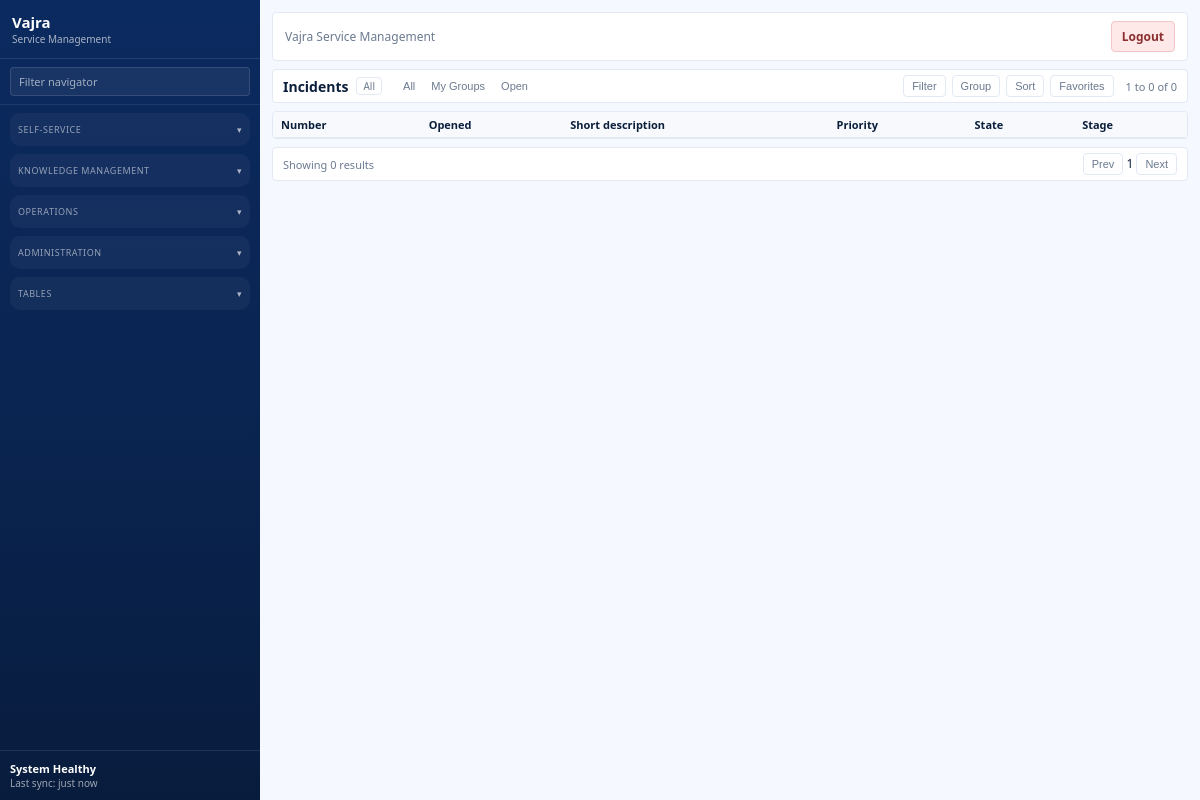
Page /incidents on the earlier database version.
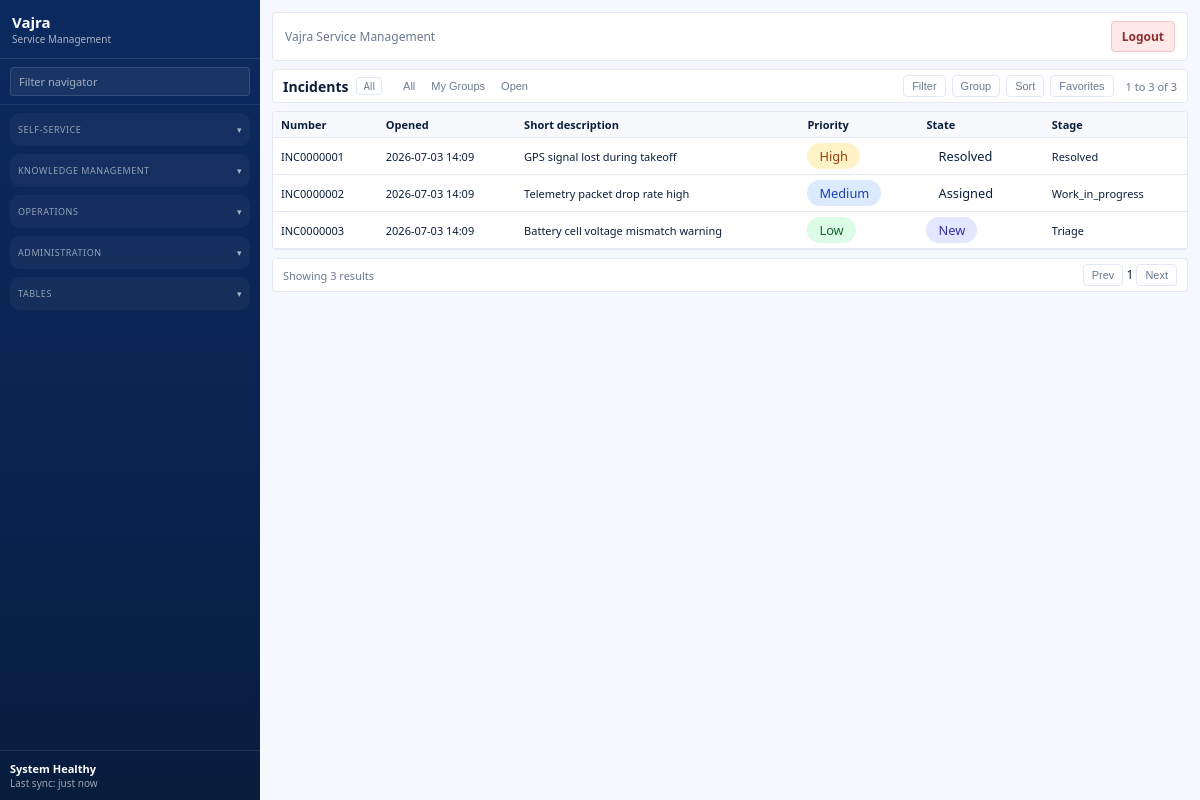
Same page on the later database version.
### models/incident.py (models this page shows)
class Incident(Base):
    __tablename__ = "incidents"
    id = Column(Integer, primary_key=True, index=True)
    title = Column(String(200), nullable=False)
    description = Column(Text, nullable=True)
    status = Column(String(50), nullable=False, default="new")
    priority = Column(String(50), nullable=False, default="medium")
    issue_type = Column(String(100), nullable=True)
    stage = Column(String(50), nullable=False, default="triage")
    created_at = Column(DateTime(timezone=True), server_default=func.now(), nullable=False)
    updated_at = Column(DateTime(timezone=True), onupdate=func.now())

### routers/incidents.py (the view)
@router.get("/incidents")
def incidents_page(request: Request, db: Session = Depends(get_db)):
    incidents = db.query(Incident).order_by(Incident.created_at.desc()).all()
    context = build_template_context(request, incidents=incidents)
    return templates.TemplateResponse(request, "incidents.html", context)

### templates/incidents.html (shortened to what this page needs)
{% extends "base.html" %}
{% block content %}
<section class="list-shell">
  <div class="list-bar">
    <div class="list-title">
      <h1>Incidents</h1>
      <span class="pill">All</span>
      <div class="list-tabs">
        <button class="ghost small">All</button>
        <button class="ghost small">My Groups</button>
        <button class="ghost small">Open</button>
      </div>
    </div>
    <div class="list-controls">
      <div class="list-actions">
        <button class="ghost small">Filter</button>
        <button class="ghost small">Group</button>
        <button class="ghost small">Sort</button>
        <button class="ghost small">Favorites</button>
      </div>
      <span class="list-meta">1 to {{ incidents|length }} of {{ incidents|length }}</span>
    </div>
  </div>
  <div class="list-card">
    <table class="table dense clickable">
      <thead>
        <tr>
          <th>Number</th>
          <th>Opened</th>
          <th>Short description</th>
          <th>Priority</th>
          <th>State</th>
          <th>Stage</th>
        </tr>
      </thead>
      <tbody>
        {% for incident in incidents %}
        <tr onclick="window.location.href='/incidents/{{ incident.id }}';" style="cursor: pointer;">
          <td>INC{{ "%07d" | format(incident.id) }}</td>
          <td>{{ format_utc(incident.created_at, "%Y-%m-%d %H:%M") }}</td>
          <td>{{ incident.title }}</td>
          <td><span class="badge priority-{{ incident.priority }}">{{ incident.priority|capitalize }}</span></td>
          <td><span class="badge status-{{ incident.status }}">{{ incident.status|capitalize }}</span></td>
          <td>{{ incident.stage|capitalize }}</td>
        </tr>
        {% endfor %}
      </tbody>
    </table>
  </div>
  <div class="list-footer">
    <div class="list-meta">Showing {{ incidents|length }} results</div>
    <div class="list-pagination">
      <button class="ghost small">Prev</button>
      <span>1</span>
      <button class="ghost small">Next</button>
    </div>
  </div>
</section>
{% endblock %}

### templates/base.html (shortened to what this page needs)
<!doctype html>
<html lang="en">
  <head>
    <link rel="stylesheet" href="/static/css/styles.css?v=1.1" />
  </head>
  <body class="si-app">
    <aside id="sidebar" class="si-sidebar">
      <div class="si-brand">
        <div>
          <div class="si-brand-name">Vajra</div>
          <div class="si-brand-sub">Service Management</div>
        </div>
      </div>
      <div class="si-filter">
        <input type="search" placeholder="Filter navigator" />
      </div>
      <nav class="si-nav">
        <details class="si-nav-group open">
          <summary class="si-nav-section">Self-Service</summary>
        </details>
        <details class="si-nav-group open">
          <summary class="si-nav-section">Knowledge Management</summary>
        </details>
        <details class="si-nav-group open">
          <summary class="si-nav-section">Operations</summary>
        </details>
        <details class="si-nav-group open">
          <summary class="si-nav-section">Administration</summary>
        </details>
        <details class="si-nav-group open">
          <summary class="si-nav-section">Tables</summary>
        </details>
      </nav>
      <div class="si-sidebar-footer">
        <div class="si-status">System Healthy</div>
        <div class="si-status-meta">Last sync: just now</div>
      </div>
    </aside>
    <div id="main" class="si-main">
      <div class="si-topbar">
        <div class="si-topbar-left">
          <div class="si-breadcrumb">
            <span>Vajra Service Management</span>
          </div>
        </div>
        <div class="si-topbar-right">
          <a class="si-btn si-logout" href="/logout">Logout</a>
        </div>
      </div>
      <main class="si-content">
        {% block content %}{% endblock %}
      </main>
    </div>
  </body>
</html>

### static/css/styles.css (style rules this page uses)
:root { --si-bg: #f5f8ff; --si-panel: #ffffff; --si-surface: #f6f9ff; --si-sidebar: #0f2e63; --si-sidebar-accent: #113a7a; --si-primary: #2b74d6; --si-primary-2: #1c59b3; --si-secondary: #0f172a; --si-text: #0b1f3b; --si-muted: #6b7a90; --si-card: #ffffff; --si-border: #e2e9f5; --si-shadow: 0 12px 28px rgba(15, 40, 90, 0.08); --si-shadow-soft: 0 6px 16px rgba(15, 40, 90, 0.06); }
* { box-sizing: border-box; }
body.si-app { background: var(--si-bg); font-family: "IBM Plex Sans", "Segoe UI", sans-serif; color: var(--si-text); margin: 0; font-size: 13px; }
.si-sidebar { width: 260px; background: linear-gradient(180deg, #0b2a5f 0%, #0a2450 55%, #081c3d 100%); color: #fff; min-height: 100vh; position: fixed; left: 0; top: 0; bottom: 0; display: flex; flex-direction: column; z-index: 1030; overflow: hidden; }
.si-sidebar { scrollbar-width: thin; scrollbar-color: #3d6aca rgba(255, 255, 255, 0.08); }
.si-brand { display: flex; align-items: center; gap: 12px; padding: 12px 12px; border-bottom: 1px solid rgba(255,255,255,0.1); }
.si-brand-name { font-weight: 700; font-size: 15px; }
.si-brand-sub { font-size: 10px; color: rgba(255,255,255,0.65); }
.si-filter { padding: 8px 10px; border-bottom: 1px solid rgba(255,255,255,0.08); }
.si-filter input { width: 100%; padding: 6px 8px; border-radius: 4px; border: 1px solid rgba(255,255,255,0.12); background: rgba(255,255,255,0.06); color: #fff; font: inherit; font-size: 11px; }
.si-filter input::placeholder { color: rgba(255,255,255,0.6); }
.si-nav { padding: 8px 10px 10px 10px; flex: 1; overflow-y: auto; }
.si-nav-group { border-radius: 10px; margin-bottom: 8px; overflow: hidden; }
.si-nav-group summary { list-style: none; cursor: pointer; margin: 0; padding: 10px 8px; }
.si-nav-group summary::after { content: "▾"; float: right; transition: transform 0.2s ease; color: rgba(255,255,255,0.65); }
.si-nav-group.open > summary { background: rgba(255,255,255,0.04); }
.si-nav-section { font-size: 9px; text-transform: uppercase; color: rgba(255,255,255,0.55); letter-spacing: 0.06em; }
.si-sidebar-footer { padding: 10px; border-top: 1px solid rgba(255,255,255,0.1); }
.si-status { font-size: 11px; font-weight: 600; }
.si-status-meta { font-size: 10px; color: rgba(255,255,255,0.6); }
.si-main { margin-left: 260px; min-height: 100vh; display: flex; flex-direction: column; gap: 8px; padding: 12px 12px 24px 12px; }
.si-topbar { display: flex; justify-content: space-between; align-items: center; background: var(--si-panel); border: 1px solid var(--si-border); border-radius: 4px; padding: 8px 12px; }
.si-topbar-left, .si-topbar-right { display: flex; align-items: center; gap: 10px; }
.si-breadcrumb { display: flex; align-items: center; gap: 6px; font-size: 12px; color: var(--si-muted); }
.si-btn { border-radius: 4px; border: 1px solid var(--si-border); padding: 6px 10px; background: #fff; font-size: 12px; cursor: pointer; }
.si-logout { background: #ffe8e8; border-color: #f2c6c6; color: #8b2f2f; font-weight: 600; text-decoration: none; }
.si-content { display: grid; gap: 8px; }
.list-shell { display: grid; gap: 8px; }
.list-bar, .list-footer { background: #ffffff; border: 1px solid var(--si-border); border-radius: 4px; padding: 5px 10px; display: flex; align-items: center; justify-content: space-between; font-size: 12px; }
.list-title { display: flex; align-items: center; gap: 8px; flex-wrap: wrap; }
.list-title h1 { margin: 0; font-size: 14px; }
.pill { background: transparent; border: 1px solid var(--si-border); color: var(--si-muted); padding: 1px 6px; border-radius: 4px; font-size: 10px; }
.list-tabs { display: inline-flex; gap: 6px; margin-left: 8px; }
.list-tabs .ghost.small { border-color: transparent; background: transparent; padding: 2px 4px; }
.list-controls { display: flex; align-items: center; gap: 12px; }
.list-actions { display: flex; gap: 6px; }
.list-card { background: #ffffff; border: 1px solid var(--si-border); border-radius: 4px; box-shadow: none; overflow: hidden; }
.list-meta { color: var(--si-muted); font-size: 11px; }
.table { width: 100%; border-collapse: collapse; }
.table th, .table td { text-align: left; padding: 5px 8px; border-bottom: 1px solid var(--si-border); font-size: 11px; }
.table th { background: #f7f9fd; font-weight: 600; }
.ghost, .small { border-radius: 4px; border: 1px solid var(--si-border); padding: 4px 8px; background: #ffffff; color: var(--si-muted); cursor: pointer; font-size: 11px; }

Differences in the rows shown:
added Incident: id "0000001", created_at "2026-07-03 14:09", title "GPS signal lost during takeoff", priority "High", status "Resolved", stage "Resolved"
added Incident: id "0000002", created_at "2026-07-03 14:09", title "Telemetry packet drop rate high", priority "Medium", status "Assigned", stage "Work_in_progress"
added Incident: id "0000003", created_at "2026-07-03 14:09", title "Battery cell voltage mismatch warning", priority "Low", status "New", stage "Triage"
Other differences:
{{ incidents|length }}: "0" → "3"
